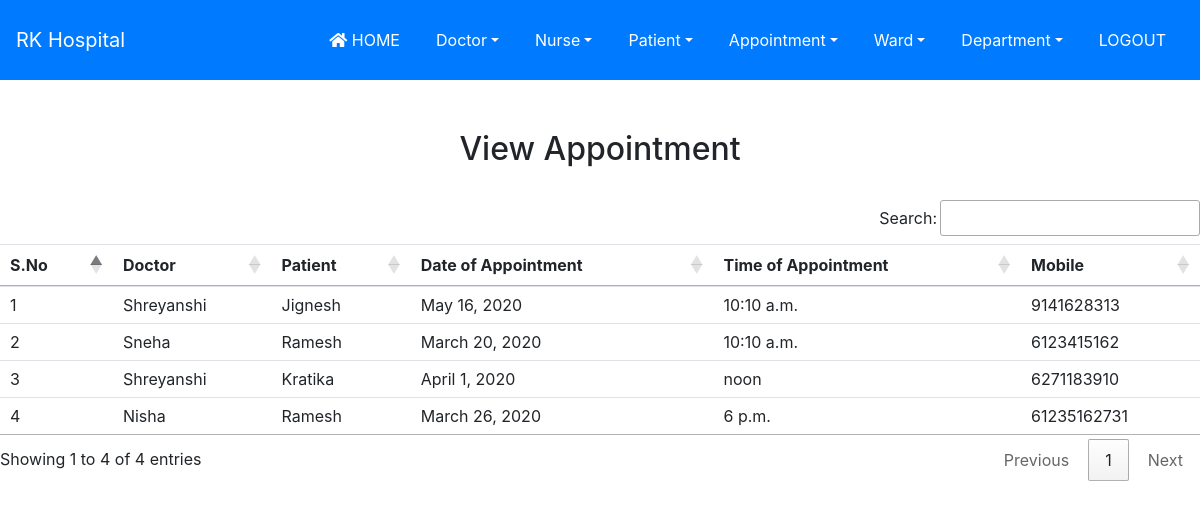
The page /view_appointment/ (signed in) on the database its author committed.
### hospital/models.py (models this page shows, shortened)
class Appointment(models.Model):
    doctor=models.ForeignKey(Doctor,on_delete=models.CASCADE)
    patient=models.ForeignKey(Patient,on_delete=models.CASCADE)
    date1=models.DateField()
    time1=models.TimeField()
    mobile=models.IntegerField()

class Doctor(models.Model):
    doctor_id=models.IntegerField()
    fname=models.CharField(max_length=20)
    lname=models.CharField(max_length=20)
    skill_name=models.CharField(max_length=30)
    mobile=models.IntegerField()
    def __str__(self):
        return self.fname

class Patient(models.Model):
    patient_id=models.IntegerField()
    fname=models.CharField(max_length=20)
    lname=models.CharField(max_length=20)
    admitted_on=models.DateField()
    mobile=models.IntegerField()
    def __str__(self):
        return self.fname

### hospital/views.py (the view)
# urls.py: path('view_appointment/', View_Appointment, name='view_appointment'),
def View_Appointment(request):
    if not request.user.is_staff:
        return redirect('login')
    app= Appointment.objects.all()
    a={'app': app }
    return render(request, 'view_appointment.html', a)

### hospital/templates/view_appointment.html
{% extends 'navigationbar.html' %}
{% load static %}
{% block body %}
<div class="container" style="margin-top:50px">
<h2 class="text-center">View Appointment</h2>
<br>
</div>
<table class="table table-hover demo" id="example">
    <thead>
    <tr>
        <th>S.No</th>
        <th>Doctor</th>
        <th>Patient</th>
        <th>Date of Appointment</th>
        <th>Time of Appointment</th>
        <th>Mobile</th>
    </tr>
    </thead>
    <tbody>
    {% for i in app%}
    <tr>
        <td>{{i.id}}</td>
        <td>{{i.doctor}}</td>
        <td>{{i.patient}}</td>
        <td>{{i.date1}}</td>
        <td>{{i.time1}}</td>
        <td>{{i.mobile}}</td>
    </tr>
    {% endfor %}
    </tbody>
</table>
{% endblock %}

### rows shown on the page
Appointment: id "1", doctor "Shreyanshi", patient "Jignesh", date1 "May 16, 2020", time1 "10:10 a.m.", mobile "9141628313"
Appointment: id "2", doctor "Sneha", patient "Ramesh", date1 "March 20, 2020", time1 "10:10 a.m.", mobile "6123415162"
Appointment: id "3", doctor "Shreyanshi", patient "Kratika", date1 "April 1, 2020", time1 "noon", mobile "6271183910"
Appointment: id "4", doctor "Nisha", patient "Ramesh", date1 "March 26, 2020", time1 "6 p.m.", mobile "61235162731"
